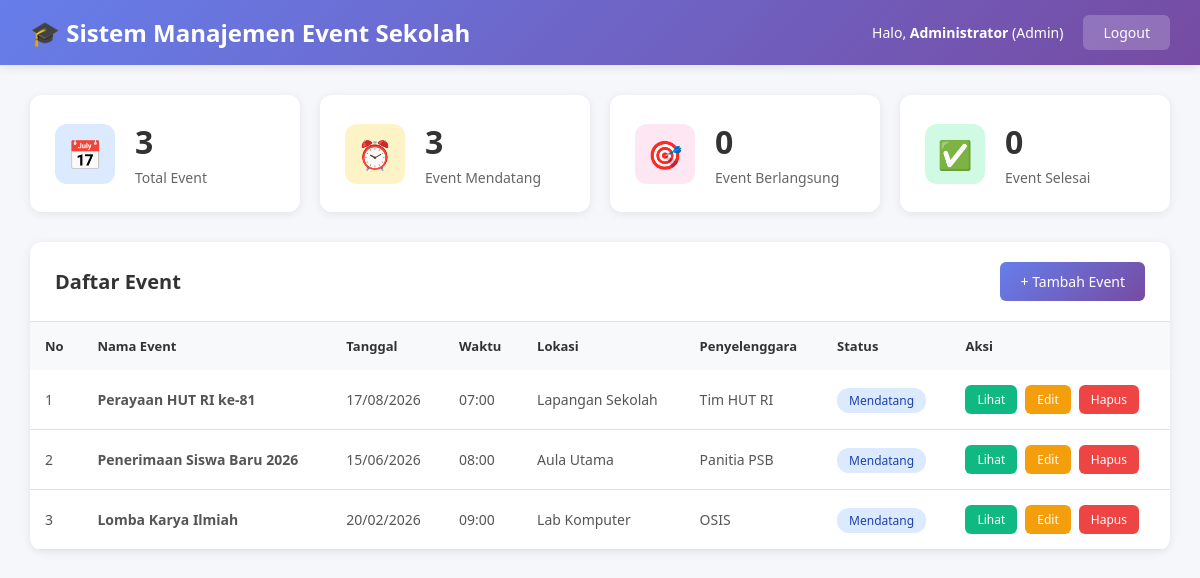
Page /admin/dashboard.php (signed in) on the committed database.
### tables this page shows
CREATE TABLE events (
    id INT AUTO_INCREMENT PRIMARY KEY,
    nama_event VARCHAR(200) NOT NULL,
    tanggal DATE NOT NULL,
    waktu TIME NOT NULL,
    lokasi VARCHAR(200) NOT NULL,
    deskripsi TEXT,
    penyelenggara VARCHAR(100),
    status ENUM('upcoming', 'ongoing', 'completed') DEFAULT 'upcoming',
    created_by INT,
    created_at TIMESTAMP DEFAULT CURRENT_TIMESTAMP,
    updated_at TIMESTAMP DEFAULT CURRENT_TIMESTAMP ON UPDATE CURRENT_TIMESTAMP,
    FOREIGN KEY (created_by) REFERENCES users(id) ON DELETE SET NULL
);

### admin/dashboard.php (the view, shortened to what this page needs)
<?php
require_once '../config.php';
$query = "SELECT e.*, u.nama as creator FROM events e
          LEFT JOIN users u ON e.created_by = u.id
          ORDER BY e.tanggal DESC";
$events = mysqli_query($conn, $query);
$total_events = mysqli_num_rows($events);
$upcoming = mysqli_num_rows(mysqli_query($conn, "SELECT * FROM events WHERE status='upcoming'"));
$ongoing = mysqli_num_rows(mysqli_query($conn, "SELECT * FROM events WHERE status='ongoing'"));
$completed = mysqli_num_rows(mysqli_query($conn, "SELECT * FROM events WHERE status='completed'"));
?>
<!DOCTYPE html>
<html lang="id">
<head>
</head>
<body>
    <nav class="navbar">
        <h1>🎓 Sistem Manajemen Event Sekolah</h1>
        <div class="user-info">
            <span>Halo, <strong><?php echo $_SESSION['nama']; ?></strong> (Admin)</span>
            <a href="../logout.php" class="btn-logout">Logout</a>
        </div>
    </nav>
    <div class="container">
        <div class="stats-grid">
            <div class="stat-card">
                <div class="stat-icon" style="background: #dbeafe; color: #1e40af;">📅</div>
                <div class="stat-info">
                    <h3><?php echo $total_events; ?></h3>
                    <p>Total Event</p>
                </div>
            </div>
            <div class="stat-card">
                <div class="stat-icon" style="background: #fef3c7; color: #92400e;">⏰</div>
                <div class="stat-info">
                    <h3><?php echo $upcoming; ?></h3>
                    <p>Event Mendatang</p>
                </div>
            </div>
            <div class="stat-card">
                <div class="stat-icon" style="background: #fce7f3; color: #9f1239;">🎯</div>
                <div class="stat-info">
                    <h3><?php echo $ongoing; ?></h3>
                    <p>Event Berlangsung</p>
                </div>
            </div>
            <div class="stat-card">
                <div class="stat-icon" style="background: #d1fae5; color: #065f46;">✅</div>
                <div class="stat-info">
                    <h3><?php echo $completed; ?></h3>
                    <p>Event Selesai</p>
                </div>
            </div>
        </div>
        <div class="card">
            <div class="card-header">
                <h2>Daftar Event</h2>
                <a href="add_event.php" class="btn btn-primary">+ Tambah Event</a>
            </div>
            <table>
                <thead>
                    <tr>
                        <th>No</th>
                        <th>Nama Event</th>
                        <th>Tanggal</th>
                        <th>Waktu</th>
                        <th>Lokasi</th>
                        <th>Penyelenggara</th>
                        <th>Status</th>
                        <th>Aksi</th>
                    </tr>
                </thead>
                <tbody>
                    <?php
                    $no = 1;
                    mysqli_data_seek($events, 0);
                    while ($event = mysqli_fetch_assoc($events)):
                    ?>
                    <tr>
                        <td><?php echo $no++; ?></td>
                        <td><strong><?php echo $event['nama_event']; ?></strong></td>
                        <td><?php echo date('d/m/Y', strtotime($event['tanggal'])); ?></td>
                        <td><?php echo date('H:i', strtotime($event['waktu'])); ?></td>
                        <td><?php echo $event['lokasi']; ?></td>
                        <td><?php echo $event['penyelenggara']; ?></td>
                        <td>
                            <?php
                            $badge_class = 'badge-' . $event['status'];
                            $status_text = [
                                'upcoming' => 'Mendatang',
                                'ongoing' => 'Berlangsung',
                                'completed' => 'Selesai'
                            ];
                            ?>
                            <span class="badge <?php echo $badge_class; ?>">
                                <?php echo $status_text[$event['status']]; ?>
                            </span>
                        </td>
                        <td>
                            <div class="action-buttons">
                                <a href="view_event.php?id=<?php echo $event['id']; ?>" class="btn btn-success btn-sm">Lihat</a>
                                <a href="edit_event.php?id=<?php echo $event['id']; ?>" class="btn btn-warning btn-sm">Edit</a>
                                <a href="delete_event.php?id=<?php echo $event['id']; ?>"
                                   onclick="return confirm('Yakin ingin menghapus event ini?')"
                                   class="btn btn-danger btn-sm">Hapus</a>
                            </div>
                        </td>
                    </tr>
                    <?php endwhile; ?>
                </tbody>
            </table>
        </div>
    </div>
</body>
</html>

### admin/dashboard.php (style rules this page uses)
* { margin: 0; padding: 0; box-sizing: border-box; }
body { font-family: 'Segoe UI', Tahoma, Geneva, Verdana, sans-serif; background: #f5f7fa; }
.navbar { background: linear-gradient(135deg, #667eea 0%, #764ba2 100%); color: white; padding: 15px 30px; display: flex; justify-content: space-between; align-items: center; box-shadow: 0 2px 10px rgba(0,0,0,0.1); }
.navbar h1 { font-size: 24px; }
.navbar .user-info { display: flex; align-items: center; gap: 20px; }
.navbar .user-info span { font-size: 14px; }
.navbar .btn-logout { background: rgba(255,255,255,0.2); color: white; padding: 8px 20px; border-radius: 6px; text-decoration: none; font-size: 14px; transition: background 0.3s; }
.container { max-width: 1400px; margin: 0 auto; padding: 30px; }
.stats-grid { display: grid; grid-template-columns: repeat(auto-fit, minmax(250px, 1fr)); gap: 20px; margin-bottom: 30px; }
.stat-card { background: white; padding: 25px; border-radius: 12px; box-shadow: 0 2px 10px rgba(0,0,0,0.08); display: flex; align-items: center; gap: 20px; }
.stat-icon { width: 60px; height: 60px; border-radius: 12px; display: flex; align-items: center; justify-content: center; font-size: 28px; }
.stat-info h3 { font-size: 32px; color: #333; margin-bottom: 5px; }
.stat-info p { color: #666; font-size: 14px; }
.card { background: white; border-radius: 12px; box-shadow: 0 2px 10px rgba(0,0,0,0.08); overflow: hidden; }
.card-header { padding: 20px 25px; border-bottom: 1px solid #e0e0e0; display: flex; justify-content: space-between; align-items: center; }
.card-header h2 { font-size: 20px; color: #333; }
.btn { padding: 10px 20px; border-radius: 6px; text-decoration: none; font-size: 14px; font-weight: 500; cursor: pointer; border: none; transition: all 0.3s; display: inline-block; }
.btn-primary { background: linear-gradient(135deg, #667eea 0%, #764ba2 100%); color: white; }
.btn-success { background: #10b981; color: white; }
.btn-warning { background: #f59e0b; color: white; }
.btn-danger { background: #ef4444; color: white; }
.btn-sm { padding: 6px 12px; font-size: 12px; }
table { width: 100%; border-collapse: collapse; }
thead { background: #f8f9fa; }
th { padding: 15px; text-align: left; font-weight: 600; color: #333; font-size: 13px; }
td { padding: 15px; border-bottom: 1px solid #e0e0e0; font-size: 14px; color: #555; }
.badge { padding: 4px 12px; border-radius: 12px; font-size: 12px; font-weight: 500; }
.badge-upcoming { background: #dbeafe; color: #1e40af; }
.action-buttons { display: flex; gap: 8px; }

### rows in the picture
events: nama_event "Perayaan HUT RI ke-81", tanggal "17/08/2026", waktu "07:00", lokasi "Lapangan Sekolah", penyelenggara "Tim HUT RI", status "Mendatang"
events: nama_event "Penerimaan Siswa Baru 2026", tanggal "15/06/2026", waktu "08:00", lokasi "Aula Utama", penyelenggara "Panitia PSB", status "Mendatang"
events: nama_event "Lomba Karya Ilmiah", tanggal "20/02/2026", waktu "09:00", lokasi "Lab Komputer", penyelenggara "OSIS", status "Mendatang"

### other values in the picture
$_SESSION['nama'] "Administrator"
$total_events "3"
$upcoming "3"
$ongoing "0"
$completed "0"
